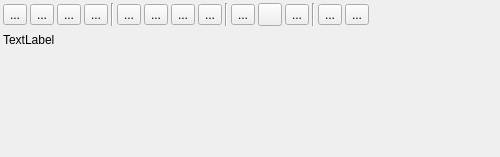
<?xml version="1.0" encoding="UTF-8"?>
<ui version="4.0">
 <class>IScrOptWpt</class>
 <widget class="QWidget" name="IScrOptWpt">
  <property name="geometry">
   <rect>
    <x>0</x>
    <y>0</y>
    <width>500</width>
    <height>157</height>
   </rect>
  </property>
  <property name="sizePolicy">
   <sizepolicy hsizetype="MinimumExpanding" vsizetype="MinimumExpanding">
    <horstretch>0</horstretch>
    <verstretch>0</verstretch>
   </sizepolicy>
  </property>
  <property name="windowTitle">
   <string>Form</string>
  </property>
  <layout class="QVBoxLayout" name="verticalLayout">
   <property name="spacing">
    <number>3</number>
   </property>
   <property name="leftMargin">
    <number>3</number>
   </property>
   <property name="topMargin">
    <number>3</number>
   </property>
   <property name="rightMargin">
    <number>3</number>
   </property>
   <property name="bottomMargin">
    <number>3</number>
   </property>
   <item>
    <layout class="QHBoxLayout" name="horizontalLayout">
     <property name="spacing">
      <number>3</number>
     </property>
     <item>
      <widget class="QToolButton" name="toolEdit">
       <property name="enabled">
        <bool>true</bool>
       </property>
       <property name="toolTip">
        <string>View details and edit.</string>
       </property>
       <property name="text">
        <string>...</string>
       </property>
       <property name="icon">
        <iconset resource="../../resources.qrc">
         <normaloff>:/icons/32x32/EditDetails.png</normaloff>:/icons/32x32/EditDetails.png</iconset>
       </property>
      </widget>
     </item>
     <item>
      <widget class="QToolButton" name="toolTags">
       <property name="toolTip">
        <string>Set tags and rating.</string>
       </property>
       <property name="text">
        <string>...</string>
       </property>
       <property name="icon">
        <iconset resource="../../resources.qrc">
         <normaloff>:/icons/32x32/Tag.png</normaloff>:/icons/32x32/Tag.png</iconset>
       </property>
      </widget>
     </item>
     <item>
      <widget class="QToolButton" name="toolCopy">
       <property name="toolTip">
        <string>Copy waypoint into another project.</string>
       </property>
       <property name="text">
        <string>...</string>
       </property>
       <property name="icon">
        <iconset resource="../../resources.qrc">
         <normaloff>:/icons/32x32/Copy.png</normaloff>:/icons/32x32/Copy.png</iconset>
       </property>
      </widget>
     </item>
     <item>
      <widget class="QToolButton" name="toolDelete">
       <property name="toolTip">
        <string>Delete waypoint from project.</string>
       </property>
       <property name="text">
        <string>...</string>
       </property>
       <property name="icon">
        <iconset resource="../../resources.qrc">
         <normaloff>:/icons/32x32/DeleteOne.png</normaloff>:/icons/32x32/DeleteOne.png</iconset>
       </property>
      </widget>
     </item>
     <item>
      <widget class="Line" name="line">
       <property name="orientation">
        <enum>Qt::Vertical</enum>
       </property>
      </widget>
     </item>
     <item>
      <widget class="QToolButton" name="toolBubble">
       <property name="toolTip">
        <string>Show content as static bubble.</string>
       </property>
       <property name="text">
        <string>...</string>
       </property>
       <property name="icon">
        <iconset resource="../../resources.qrc">
         <normaloff>:/icons/32x32/Bubble.png</normaloff>:/icons/32x32/Bubble.png</iconset>
       </property>
       <property name="checkable">
        <bool>true</bool>
       </property>
      </widget>
     </item>
     <item>
      <widget class="QToolButton" name="toolMove">
       <property name="toolTip">
        <string>Move waypoint to a new location.</string>
       </property>
       <property name="text">
        <string>...</string>
       </property>
       <property name="icon">
        <iconset resource="../../resources.qrc">
         <normaloff>:/icons/32x32/WptMove.png</normaloff>:/icons/32x32/WptMove.png</iconset>
       </property>
      </widget>
     </item>
     <item>
      <widget class="QToolButton" name="toolProj">
       <property name="toolTip">
        <string>Clone waypoint and move clone a given distance and angle.</string>
       </property>
       <property name="text">
        <string>...</string>
       </property>
       <property name="icon">
        <iconset resource="../../resources.qrc">
         <normaloff>:/icons/32x32/WptProj.png</normaloff>:/icons/32x32/WptProj.png</iconset>
       </property>
      </widget>
     </item>
     <item>
      <widget class="QToolButton" name="toolAddElevation">
       <property name="toolTip">
        <string>Replace elevation by the view's DEM data.</string>
       </property>
       <property name="text">
        <string>...</string>
       </property>
       <property name="icon">
        <iconset resource="../../resources.qrc">
         <normaloff>:/icons/32x32/SetEle.png</normaloff>:/icons/32x32/SetEle.png</iconset>
       </property>
      </widget>
     </item>
     <item>
      <widget class="Line" name="line_2">
       <property name="orientation">
        <enum>Qt::Vertical</enum>
       </property>
      </widget>
     </item>
     <item>
      <widget class="QToolButton" name="toolEditRadius">
       <property name="toolTip">
        <string>edit radius of circular area</string>
       </property>
       <property name="text">
        <string>...</string>
       </property>
       <property name="icon">
        <iconset resource="../../resources.qrc">
         <normaloff>:/icons/32x32/WptEditProx.png</normaloff>:/icons/32x32/WptEditProx.png</iconset>
       </property>
       <property name="checkable">
        <bool>false</bool>
       </property>
      </widget>
     </item>
     <item>
      <widget class="QToolButton" name="toolDelRadius">
       <property name="toolTip">
        <string>Delete circle defined by waypoint</string>
       </property>
       <property name="text">
        <string/>
       </property>
       <property name="icon">
        <iconset resource="../../resources.qrc">
         <normaloff>:/icons/32x32/WptDelProx.png</normaloff>:/icons/32x32/WptDelProx.png</iconset>
       </property>
      </widget>
     </item>
     <item>
      <widget class="QToolButton" name="toolNogoArea">
       <property name="toolTip">
        <string>Switch between proximity and nogo-area</string>
       </property>
       <property name="text">
        <string>...</string>
       </property>
       <property name="icon">
        <iconset resource="../../resources.qrc">
         <normaloff>:/icons/32x32/NoGo.png</normaloff>:/icons/32x32/NoGo.png</iconset>
       </property>
       <property name="checkable">
        <bool>true</bool>
       </property>
      </widget>
     </item>
     <item>
      <widget class="Line" name="line_3">
       <property name="orientation">
        <enum>Qt::Vertical</enum>
       </property>
      </widget>
     </item>
     <item>
      <widget class="QToolButton" name="toolSearchWeb">
       <property name="toolTip">
        <string>Search for information about the waypoint's position on selected websites.</string>
       </property>
       <property name="text">
        <string>...</string>
       </property>
       <property name="icon">
        <iconset resource="../../resources.qrc">
         <normaloff>:/icons/32x32/SearchWeb.png</normaloff>:/icons/32x32/SearchWeb.png</iconset>
       </property>
      </widget>
     </item>
     <item>
      <widget class="QToolButton" name="toolCoordToClipboard">
       <property name="toolTip">
        <string>Copy position of waypoint to Clipboard.</string>
       </property>
       <property name="text">
        <string>...</string>
       </property>
       <property name="icon">
        <iconset resource="../../resources.qrc">
         <normaloff>:/icons/32x32/CopyCoord.png</normaloff>:/icons/32x32/CopyCoord.png</iconset>
       </property>
      </widget>
     </item>
     <item>
      <spacer name="horizontalSpacer">
       <property name="orientation">
        <enum>Qt::Horizontal</enum>
       </property>
       <property name="sizeHint" stdset="0">
        <size>
         <width>40</width>
         <height>20</height>
        </size>
       </property>
      </spacer>
     </item>
    </layout>
   </item>
   <item>
    <widget class="QLabel" name="label">
     <property name="sizePolicy">
      <sizepolicy hsizetype="MinimumExpanding" vsizetype="Preferred">
       <horstretch>0</horstretch>
       <verstretch>0</verstretch>
      </sizepolicy>
     </property>
     <property name="minimumSize">
      <size>
       <width>300</width>
       <height>0</height>
      </size>
     </property>
     <property name="maximumSize">
      <size>
       <width>500</width>
       <height>16777215</height>
      </size>
     </property>
     <property name="text">
      <string>TextLabel</string>
     </property>
     <property name="wordWrap">
      <bool>true</bool>
     </property>
     <property name="openExternalLinks">
      <bool>true</bool>
     </property>
     <property name="textInteractionFlags">
      <set>Qt::LinksAccessibleByMouse|Qt::TextSelectableByMouse</set>
     </property>
    </widget>
   </item>
   <item>
    <widget class="CPhotoAlbum" name="photoAlbum" native="true">
     <property name="minimumSize">
      <size>
       <width>0</width>
       <height>100</height>
      </size>
     </property>
    </widget>
   </item>
  </layout>
 </widget>
 <customwidgets>
  <customwidget>
   <class>CPhotoAlbum</class>
   <extends>QWidget</extends>
   <header>widgets/CPhotoAlbum.h</header>
   <container>1</container>
  </customwidget>
 </customwidgets>
 <resources>
  <include location="../../resources.qrc"/>
 </resources>
 <connections/>
</ui>
